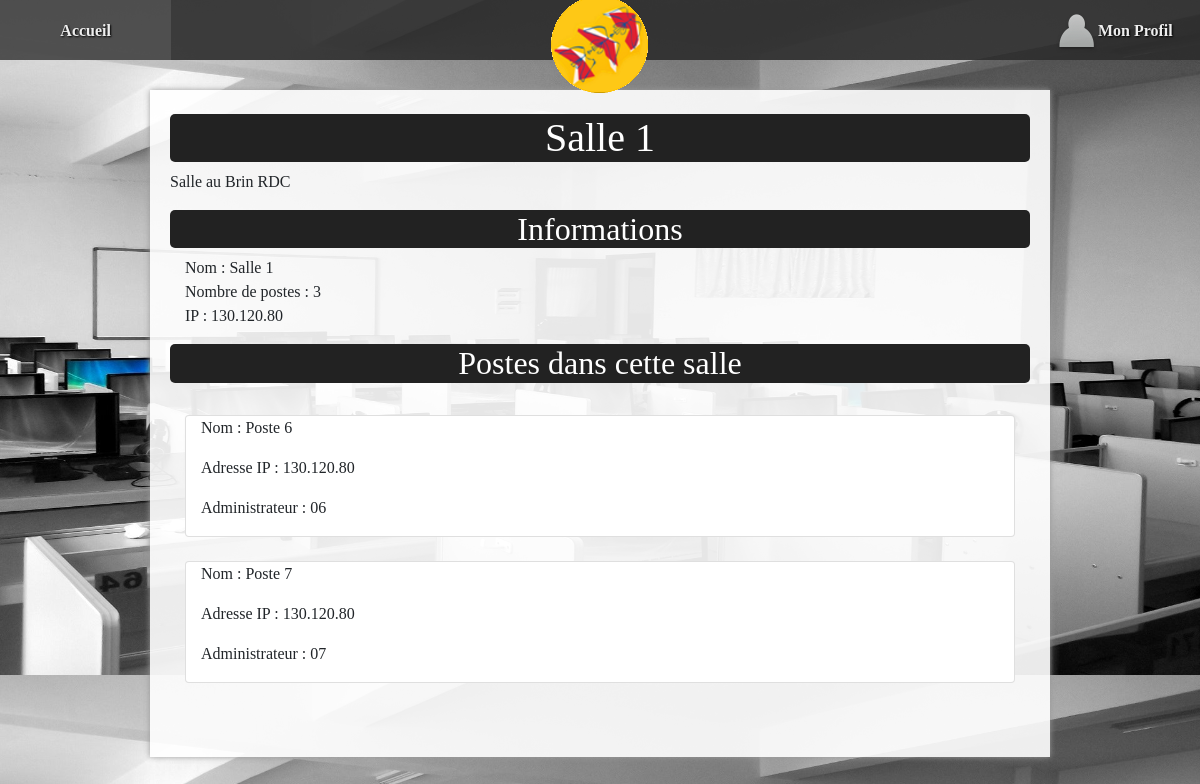
The page /?action=detail&nSalle=s03 (signed in) on the database its author committed.
### tables this page shows
CREATE TABLE `salle` (
  `nSalle` varchar(7) NOT NULL,
  `nomSalle` varchar(30) DEFAULT NULL,
  `nbPoste` tinyint(2) DEFAULT NULL,
  `indIP` varchar(11) DEFAULT NULL
);

CREATE TABLE `segment` (
  `indIP` varchar(11) NOT NULL,
  `nomSegment` varchar(15) DEFAULT NULL,
  `etage` tinyint(1) DEFAULT NULL,
  `nbSalle` tinyint(2) DEFAULT '0',
  `nbPoste` tinyint(2) DEFAULT '0'
);

CREATE TABLE `poste` (
  `nPoste` varchar(7) NOT NULL,
  `nomPoste` varchar(20) NOT NULL,
  `indIP` varchar(11) DEFAULT NULL,
  `ad` varchar(3) DEFAULT NULL,
  `typePoste` varchar(9) DEFAULT NULL,
  `nSalle` varchar(7) DEFAULT NULL,
  `nbLog` tinyint(2) DEFAULT '0'
);

### controleur/detailSalle.php (called while the page is built, shortened)
<?php
include_once "$racine/modele/bd.salle.inc.php";
$nSalle = $_GET["nSalle"];
$uneSalle = getSalleByNum($nSalle);
$mailU = getMailULoggedOn();
if($uneSalle['nombrePoste'] != 0){
    $unPoste = getPosteBySalle($nSalle);
}
include "$racine/vue/entete.html.php";
include "$racine/vue/vueDetailSalle.php";
include "$racine/vue/pied.html.php";
?>

### index.php (called while the page is built, shortened)
<?php
include "getRacine.php";
if (isset($_GET["action"])){
    $action = $_GET["action"];
}
else{
    $action = "defaut";
}
$fichier = controleurPrincipal($action);
include "$racine/controleur/$fichier";
?>

### modele/bd.salle.inc.php (called while the page is built, shortened)
<?php
function getPosteBySalle($nSalle){
    try {
        $cnx = connexionPDO();
        $req = $cnx->prepare("select * from poste where nSalle = '".$nSalle."'");
        $req->execute();
        $ligne = $req->fetch(PDO::FETCH_ASSOC);
        while ($ligne) {
            $resultat[] = $ligne;
            $ligne = $req->fetch(PDO::FETCH_ASSOC);
        }
    } catch (PDOException $e) {
        print "Erreur !: " . $e->getMessage();
        die();
    }
    return $resultat;
}
function getSalleByNum($nSalle) {
    try {
        $cnx = connexionPDO();
        $req = $cnx->prepare("select *, salle.nbPoste as nombrePoste from salle inner join segment on salle.indIP = segment.indIP where nSalle=:nSalle");
        $req->bindValue(':nSalle', $nSalle, PDO::PARAM_INT);
        $req->execute();
        $ligne = $req->fetch(PDO::FETCH_ASSOC);
    } catch (PDOException $e) {
        print "Erreur !: " . $e->getMessage();
        die();
    }
    return $ligne;
}
?>

### modele/bd.utilisateur.inc.php (called while the page is built, shortened)
<?php
function getUtilisateurByMailU($mailU) {
    $resultat = array();
    try {
        $cnx = connexionPDO1();
        $req = $cnx->prepare("select * from mrbs_users where email=:mailU");
        $req->bindValue(':mailU', $mailU, PDO::PARAM_STR);
        $req->execute();
        $resultat = $req->fetch(PDO::FETCH_ASSOC);
    }
    catch (PDOException $e) {
        print "Erreur !: " . $e->getMessage();
        die();
    }
    return $resultat;
}
?>

### modele/authentification.inc.php (called while the page is built, shortened)
<?php
include_once "bd.utilisateur.inc.php";
function getMailULoggedOn(){
    if (isLoggedOn()){
        $ret = $_SESSION["email"];
    }
    else {
        $ret = "";
    }
    return $ret;
}
function isLoggedOn() {
    $ret = false;
    if (isset($_SESSION["email"])) {
        $util = getUtilisateurByMailU($_SESSION["email"]);
        if ($util["email"] == $_SESSION["email"] && $util["password"] == $_SESSION["password"]
        ) {
            $ret = true;
        }
    }
    return $ret;
}
?>

### vue/vueDetailSalle.php (the view, shortened to what this page needs)
<div class="container">
    <h1><?= $uneSalle['nomSalle']; ?></h1>
    <p id="principal">
        Salle au <?= $uneSalle['nomSegment']; ?>
    </p>
    <h2>
        Informations
    </h2>
    <div class="container">
        <div class="row">
            <div class="col-sm-5">
                <p>
                    Nom : <?= $uneSalle['nomSalle']; ?><br />
                    Nombre de postes : <?= $uneSalle['nombrePoste']; ?><br />
                    IP : <?= $uneSalle['indIP']; ?>
                </p>
            </div>
        </div>
    </div>
    <h2 id="postes">
        Postes dans cette salle
    </h2>
    <?php
        if($uneSalle['nombrePoste'] != 0){
            for ($i = 0; $i < count($unPoste); $i++) { ?>
                <div class="container">
                    <div class="card">
                        <div class="row">
                            <div class="col-md-5">
                                <div class="container">
                                    <p> Nom : <?= $unPoste[$i]["nomPoste"] ?> </p>
                                    <p> Adresse IP : <?= $unPoste[$i]["indIP"] ?> </p>
                                    <p> Administrateur : <?= $unPoste[$i]["ad"] ?> </p>
                                </div>
                            </div>
                        </div>
                    </div>
                </div>
    <?php
            }
        }
    ?>
</div>

### css/base.css (style rules this page uses)
:root { --largeurPage: 900px; --largeurMenuCont : 200px; --margeCalc: calc((100% - var(--largeurPage)) / 2); --margeMenuHaut : 15px; --hauteurMenuGene:60px; --coulA1:#5A7694; --coulA2:#D7E5ED; --coulB1:#566459; --coulB2:#90974A; --coulC:#CDBCA0; --fondC:#fcfbfb; --padding_cote:5px; }
body { font-family: Montserrat !important; color : #333; font-size : 14px; line-height : 1.3; scroll-behavior: smooth; background: url("it-classroom.jpg"); background-size: cover; }

### css/cgu.css (style rules this page uses)
h1,h2,h3,h4 { font-family: Montserrat; background-color : rgba(34,34,34,1); font-weight:bold; border-radius: 5px; text-align: center; color: white; }

### rows shown on the page
salle: nomSalle "Salle 1", nbPoste "3"
segment: nomSegment "Brin RDC", indIP "130.120.80"
poste: nomPoste "Poste 6", indIP "130.120.80", ad "06"
poste: nomPoste "Poste 7", indIP "130.120.80", ad "07"
